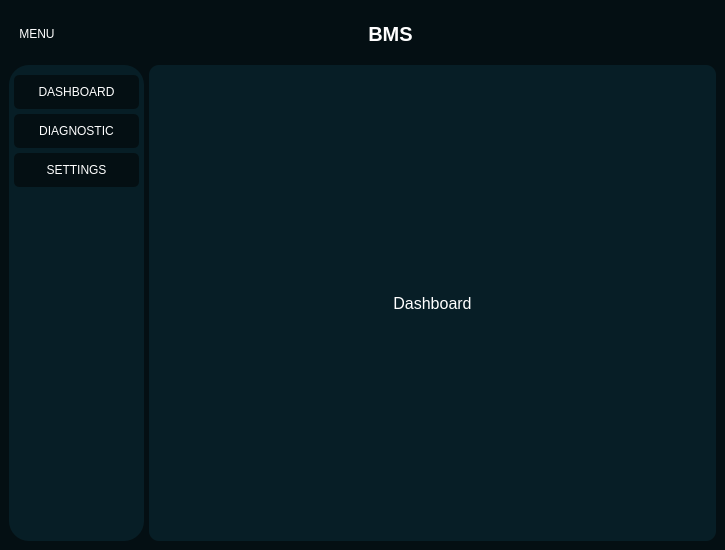
<?xml version="1.0" encoding="UTF-8"?>
<ui version="4.0">
 <class>MainWindow</class>
 <widget class="QMainWindow" name="MainWindow">
  <property name="enabled">
   <bool>true</bool>
  </property>
  <property name="geometry">
   <rect>
    <x>0</x>
    <y>0</y>
    <width>725</width>
    <height>550</height>
   </rect>
  </property>
  <property name="sizePolicy">
   <sizepolicy hsizetype="Expanding" vsizetype="Expanding">
    <horstretch>0</horstretch>
    <verstretch>0</verstretch>
   </sizepolicy>
  </property>
  <property name="minimumSize">
   <size>
    <width>725</width>
    <height>550</height>
   </size>
  </property>
  <property name="windowTitle">
   <string>MainWindow</string>
  </property>
  <property name="styleSheet">
   <string notr="true">*{
	border: none;
	background-color: transparent;
	color: #fff;
}
#centralwidget{
	background-color: #040f13;
}
#side_menu{
	background-color: #071e26;
	border-radius: 20px;
}
QPushButton{
	padding: 10px;
	background-color: #040f13;
	border-radius: 5px;
}
#main_screen{
	background-color: #071e26;
	border-radius: 10px;
}</string>
  </property>
  <property name="dockNestingEnabled">
   <bool>false</bool>
  </property>
  <widget class="QWidget" name="centralwidget">
   <property name="sizePolicy">
    <sizepolicy hsizetype="Expanding" vsizetype="Expanding">
     <horstretch>0</horstretch>
     <verstretch>0</verstretch>
    </sizepolicy>
   </property>
   <layout class="QGridLayout" name="gridLayout">
    <item row="0" column="0">
     <widget class="QFrame" name="header">
      <property name="sizePolicy">
       <sizepolicy hsizetype="Expanding" vsizetype="Fixed">
        <horstretch>0</horstretch>
        <verstretch>0</verstretch>
       </sizepolicy>
      </property>
      <property name="minimumSize">
       <size>
        <width>700</width>
        <height>50</height>
       </size>
      </property>
      <property name="maximumSize">
       <size>
        <width>16777215</width>
        <height>16777215</height>
       </size>
      </property>
      <property name="frameShape">
       <enum>QFrame::StyledPanel</enum>
      </property>
      <property name="frameShadow">
       <enum>QFrame::Raised</enum>
      </property>
      <layout class="QHBoxLayout" name="horizontalLayout_2">
       <property name="spacing">
        <number>0</number>
       </property>
       <property name="leftMargin">
        <number>0</number>
       </property>
       <property name="topMargin">
        <number>0</number>
       </property>
       <property name="rightMargin">
        <number>0</number>
       </property>
       <property name="bottomMargin">
        <number>0</number>
       </property>
       <item alignment="Qt::AlignLeft">
        <widget class="QFrame" name="frame">
         <property name="sizePolicy">
          <sizepolicy hsizetype="Preferred" vsizetype="Expanding">
           <horstretch>0</horstretch>
           <verstretch>0</verstretch>
          </sizepolicy>
         </property>
         <property name="maximumSize">
          <size>
           <width>16777215</width>
           <height>16777215</height>
          </size>
         </property>
         <property name="frameShape">
          <enum>QFrame::StyledPanel</enum>
         </property>
         <property name="frameShadow">
          <enum>QFrame::Raised</enum>
         </property>
         <layout class="QHBoxLayout" name="horizontalLayout_4" stretch="0">
          <property name="spacing">
           <number>0</number>
          </property>
          <property name="leftMargin">
           <number>0</number>
          </property>
          <property name="topMargin">
           <number>0</number>
          </property>
          <property name="rightMargin">
           <number>0</number>
          </property>
          <property name="bottomMargin">
           <number>0</number>
          </property>
          <item>
           <widget class="QPushButton" name="pushButton">
            <property name="enabled">
             <bool>true</bool>
            </property>
            <property name="minimumSize">
             <size>
              <width>0</width>
              <height>30</height>
             </size>
            </property>
            <property name="maximumSize">
             <size>
              <width>16777215</width>
              <height>30</height>
             </size>
            </property>
            <property name="font">
             <font>
              <pointsize>9</pointsize>
             </font>
            </property>
            <property name="text">
             <string>MENU</string>
            </property>
            <property name="checkable">
             <bool>true</bool>
            </property>
           </widget>
          </item>
         </layout>
        </widget>
       </item>
       <item>
        <widget class="QFrame" name="frame_3">
         <property name="sizePolicy">
          <sizepolicy hsizetype="Expanding" vsizetype="Expanding">
           <horstretch>0</horstretch>
           <verstretch>0</verstretch>
          </sizepolicy>
         </property>
         <property name="frameShape">
          <enum>QFrame::StyledPanel</enum>
         </property>
         <property name="frameShadow">
          <enum>QFrame::Raised</enum>
         </property>
         <layout class="QHBoxLayout" name="horizontalLayout_3">
          <item>
           <widget class="QLabel" name="label">
            <property name="font">
             <font>
              <pointsize>15</pointsize>
              <weight>75</weight>
              <bold>true</bold>
             </font>
            </property>
            <property name="acceptDrops">
             <bool>false</bool>
            </property>
            <property name="text">
             <string>BMS</string>
            </property>
            <property name="alignment">
             <set>Qt::AlignCenter</set>
            </property>
           </widget>
          </item>
         </layout>
        </widget>
       </item>
      </layout>
     </widget>
    </item>
    <item row="1" column="0">
     <widget class="QFrame" name="frame_2">
      <property name="enabled">
       <bool>true</bool>
      </property>
      <property name="sizePolicy">
       <sizepolicy hsizetype="Expanding" vsizetype="Expanding">
        <horstretch>0</horstretch>
        <verstretch>0</verstretch>
       </sizepolicy>
      </property>
      <property name="minimumSize">
       <size>
        <width>700</width>
        <height>0</height>
       </size>
      </property>
      <property name="sizeIncrement">
       <size>
        <width>0</width>
        <height>0</height>
       </size>
      </property>
      <property name="font">
       <font>
        <weight>50</weight>
        <bold>false</bold>
       </font>
      </property>
      <property name="mouseTracking">
       <bool>false</bool>
      </property>
      <property name="frameShape">
       <enum>QFrame::StyledPanel</enum>
      </property>
      <property name="frameShadow">
       <enum>QFrame::Raised</enum>
      </property>
      <layout class="QHBoxLayout" name="horizontalLayout">
       <property name="spacing">
        <number>5</number>
       </property>
       <property name="leftMargin">
        <number>0</number>
       </property>
       <property name="topMargin">
        <number>0</number>
       </property>
       <property name="rightMargin">
        <number>0</number>
       </property>
       <property name="bottomMargin">
        <number>0</number>
       </property>
       <item>
        <widget class="QWidget" name="side_menu" native="true">
         <property name="enabled">
          <bool>true</bool>
         </property>
         <layout class="QHBoxLayout" name="horizontalLayout_6">
          <property name="spacing">
           <number>0</number>
          </property>
          <property name="leftMargin">
           <number>5</number>
          </property>
          <property name="topMargin">
           <number>10</number>
          </property>
          <property name="rightMargin">
           <number>5</number>
          </property>
          <property name="bottomMargin">
           <number>0</number>
          </property>
          <item alignment="Qt::AlignTop">
           <widget class="QFrame" name="items_menu">
            <property name="minimumSize">
             <size>
              <width>125</width>
              <height>0</height>
             </size>
            </property>
            <property name="maximumSize">
             <size>
              <width>125</width>
              <height>16777215</height>
             </size>
            </property>
            <property name="frameShape">
             <enum>QFrame::StyledPanel</enum>
            </property>
            <property name="frameShadow">
             <enum>QFrame::Raised</enum>
            </property>
            <layout class="QVBoxLayout" name="verticalLayout_3">
             <property name="spacing">
              <number>5</number>
             </property>
             <property name="leftMargin">
              <number>0</number>
             </property>
             <property name="topMargin">
              <number>0</number>
             </property>
             <property name="rightMargin">
              <number>0</number>
             </property>
             <property name="bottomMargin">
              <number>0</number>
             </property>
             <item>
              <widget class="QPushButton" name="dashboard_btn">
               <property name="enabled">
                <bool>true</bool>
               </property>
               <property name="text">
                <string>DASHBOARD</string>
               </property>
               <property name="checkable">
                <bool>true</bool>
               </property>
              </widget>
             </item>
             <item>
              <widget class="QPushButton" name="diagnostic_btn">
              <property name="enabled">
                <bool>true</bool>
               </property>
               <property name="text">
                <string>DIAGNOSTIC</string>
               </property>
               <property name="checkable">
                <bool>false</bool>
               </property>
              </widget>
             </item>
             <item>
              <widget class="QPushButton" name="settings_btn">
               <property name="text">
                <string>SETTINGS</string>
               </property>
               <property name="checkable">
                <bool>true</bool>
               </property>
              </widget>
             </item>
            </layout>
           </widget>
          </item>
         </layout>
        </widget>
       </item>
       <item>
        <widget class="QWidget" name="main_screen" native="true">
         <property name="sizePolicy">
          <sizepolicy hsizetype="Expanding" vsizetype="Preferred">
           <horstretch>0</horstretch>
           <verstretch>0</verstretch>
          </sizepolicy>
         </property>
         <layout class="QHBoxLayout" name="horizontalLayout_5" stretch="0">
          <property name="spacing">
           <number>0</number>
          </property>
          <property name="leftMargin">
           <number>0</number>
          </property>
          <property name="topMargin">
           <number>0</number>
          </property>
          <property name="rightMargin">
           <number>0</number>
          </property>
          <property name="bottomMargin">
           <number>0</number>
          </property>
          <item>
           <widget class="QStackedWidget" name="stackedWidget">
            <property name="currentIndex">
             <number>0</number>
            </property>
            <widget class="QWidget" name="dashboard">
             <layout class="QVBoxLayout" name="verticalLayout_2">
              <item>
               <widget class="QLabel" name="dashboard_label">
                <property name="enabled">
                 <bool>true</bool>
                </property>
                <property name="sizePolicy">
                 <sizepolicy hsizetype="Expanding" vsizetype="Expanding">
                  <horstretch>0</horstretch>
                  <verstretch>0</verstretch>
                 </sizepolicy>
                </property>
                <property name="font">
                 <font>
                  <pointsize>12</pointsize>
                  <kerning>true</kerning>
                 </font>
                </property>
                <property name="autoFillBackground">
                 <bool>false</bool>
                </property>
                <property name="text">
                 <string>Dashboard</string>
                </property>
                <property name="scaledContents">
                 <bool>false</bool>
                </property>
                <property name="alignment">
                 <set>Qt::AlignCenter</set>
                </property>
               </widget>
              </item>
             </layout>
            </widget>
            <widget class="QWidget" name="diagnostic">
             <layout class="QVBoxLayout" name="verticalLayout">
              <item>
               <widget class="QLabel" name="label_2">
                <property name="font">
                 <font>
                  <pointsize>12</pointsize>
                 </font>
                </property>
                <property name="text">
                 <string>Diagnostic</string>
                </property>
                <property name="alignment">
                 <set>Qt::AlignCenter</set>
                </property>
               </widget>
              </item>
             </layout>
            </widget>
            <widget class="QWidget" name="settings">
             <layout class="QVBoxLayout" name="verticalLayout_4">
              <item>
               <widget class="QLabel" name="label_3">
                <property name="font">
                 <font>
                  <pointsize>12</pointsize>
                 </font>
                </property>
                <property name="text">
                 <string>Settings</string>
                </property>
                <property name="alignment">
                 <set>Qt::AlignCenter</set>
                </property>
               </widget>
              </item>
             </layout>
            </widget>
           </widget>
          </item>
         </layout>
        </widget>
       </item>
      </layout>
     </widget>
    </item>
   </layout>
  </widget>
 </widget>
 <resources/>
 <connections>
  <connection>
   <sender>pushButton</sender>
   <signal>toggled(bool)</signal>
   <receiver>side_menu</receiver>
   <slot>setHidden(bool)</slot>
   <hints>
    <hint type="sourcelabel">
     <x>24</x>
     <y>29</y>
    </hint>
    <hint type="destinationlabel">
     <x>57</x>
     <y>237</y>
    </hint>
   </hints>
  </connection>
 </connections>
</ui>
